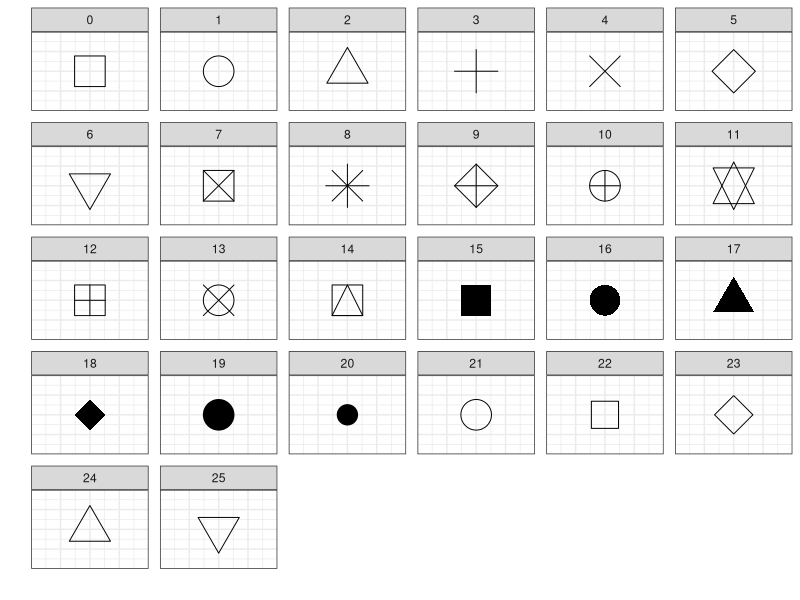
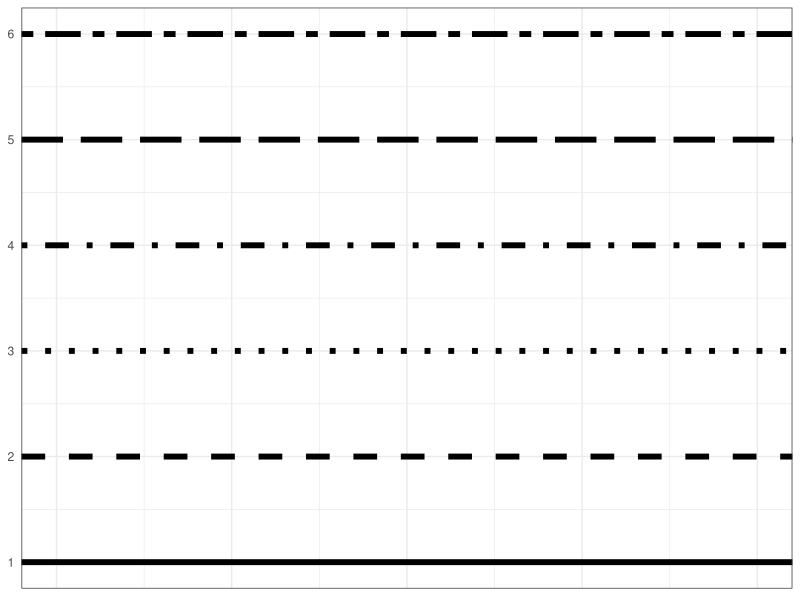
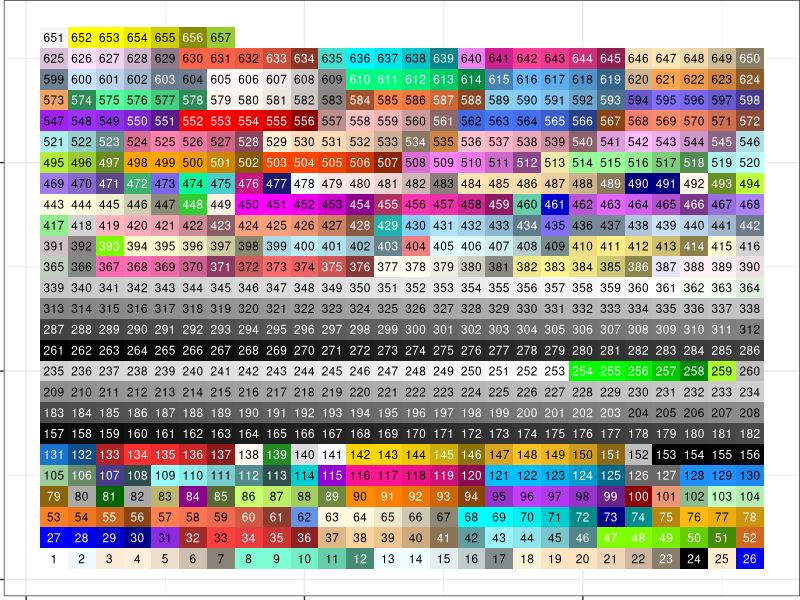
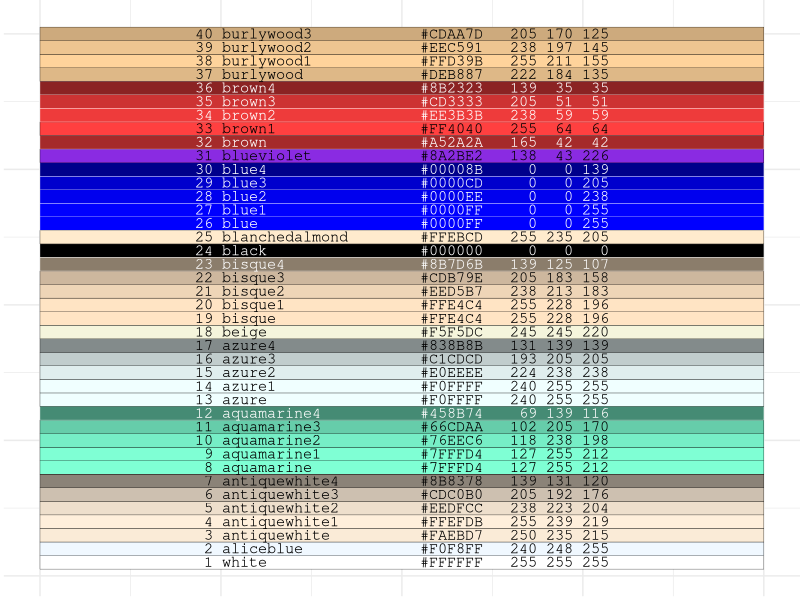
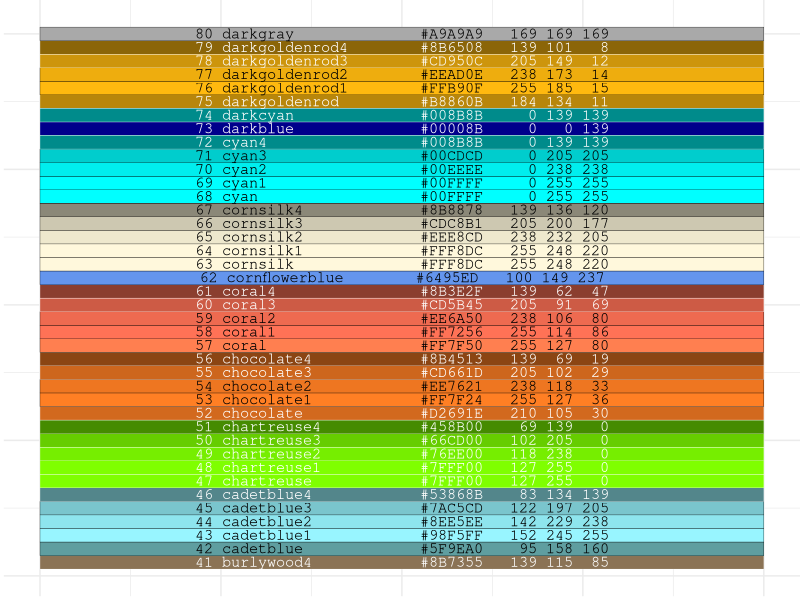
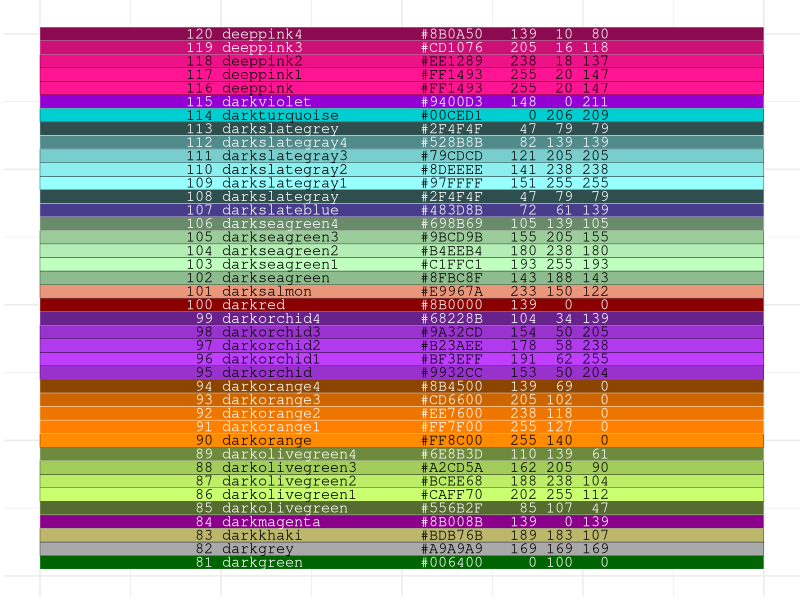
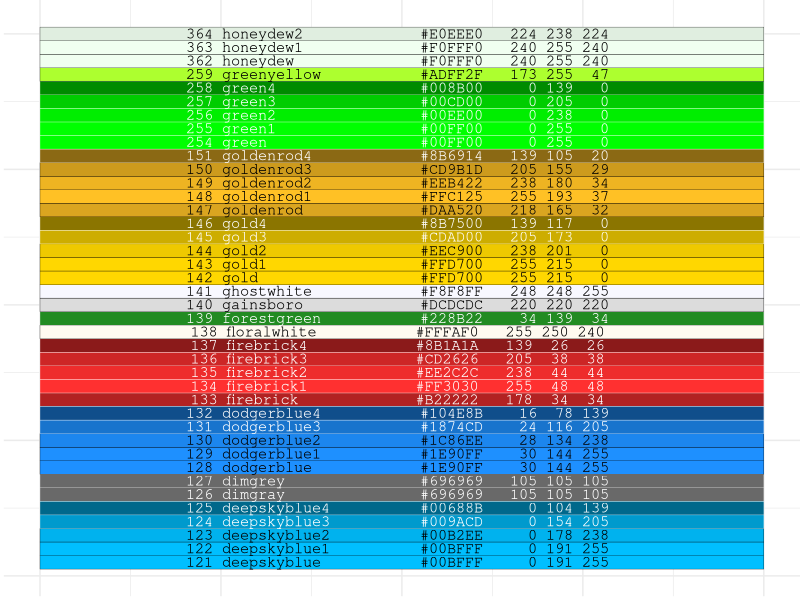
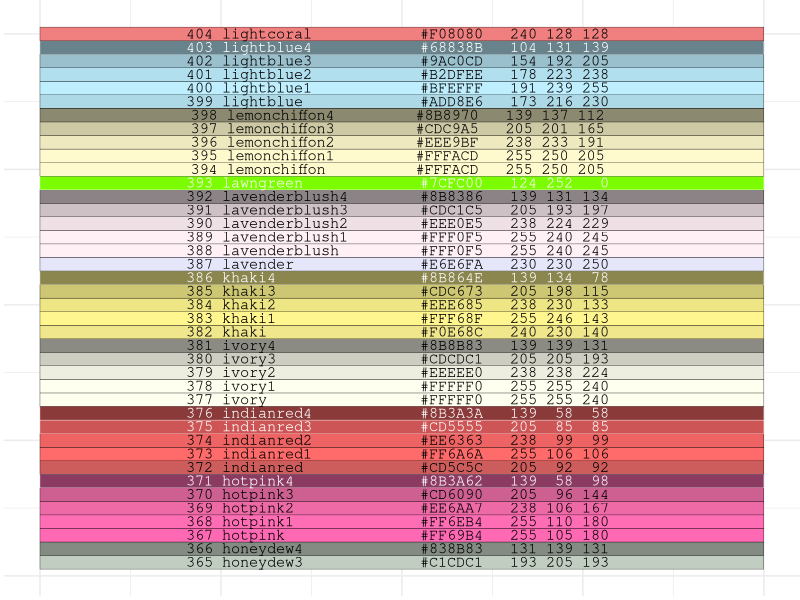

R code for these plots, in order: (Note: this script raises an error after producing the figures.)
## ---- chunk 1
library(ggplot2)
library(psych)
library(reshape2)
library(readxl)
library(tidyverse)
## ---- chunk 2
ls('package:ggplot2')[grep('geom_', ls('package:ggplot2'))]
## ---- chunk 3

## ---- chunk 4
ggplot(data=data.frame(x=c(0:25))) + geom_point(size=10, aes(x=x,y=x,shape=x)) +
    facet_wrap(~ x, scales='free') + xlab('') + ylab('') +
    scale_shape_identity() +
    theme_bw() +
    theme(axis.text.x=element_blank(), axis.text.y=element_blank(),
          axis.ticks=element_blank(), legend.position='none')
## ---- chunk 5
ggplot(data=data.frame(x=c(1:6))) + geom_hline(size=2, aes(yintercept=x, linetype=x)) +
    scale_linetype_identity() +
    scale_y_continuous(breaks=1:6) +
    xlab(NULL) + ylab(NULL) + xlim(c(0,100)) +
    theme_bw() +
    theme(axis.text.x=element_blank(), axis.ticks=element_blank(), legend.position='none')
## ---- chunk 6
#Borrowed (i.e. stollen) from http://research.stowers-institute.org/efg/R/Color/Chart/ColorChart.R
getColorHexAndDecimal <- function(color) {
    if(is.na(color)) {
        return(NA)
    } else {
        c <- col2rgb(color)
        return(sprintf("#%02X%02X%02X   %3d %3d %3d", c[1],c[2],c[3], c[1], c[2], c[3]))
    }
}

df <- data.frame(x=rep(1:26, 26), y=rep(1:26, each=26))
df$c <- NA
df[1:length(colors()),'c'] <- colors()
df <- df[!is.na(df$c),]
df$n <- NA
df[1:length(colors()),'n'] <- 1:length(colors())
df$r <- df$g <- df$b <- NA
df[1:length(colors()),c('r','g','b')] <- t(col2rgb(colors()))
df$text <- ifelse(apply(df[,c('r','g','b')], 1, sum) > (255*3/2), 'black', 'white')
df$hex <- lapply(df$c, getColorHexAndDecimal)
df$hex2 <- paste(format(df$n, width=3), format(df$c, width=(max(nchar(df$c))+1)), format(df$hex, width=(max(nchar(df$hex))+1)))

ggplot(df, aes(x=x, y=y, fill=c, label=n)) + geom_tile() + geom_text(aes(colour=text), size=3) +
    scale_fill_identity() +
    scale_colour_identity() +
    xlab(NULL) + ylab(NULL) +
    theme_bw() +
    theme(axis.text.x=element_blank(), 
          plot.margin=unit(c(0,0,0,0), "cm"),
          axis.text.y=element_blank(), 
          legend.position='none')

## ---- chunk 7
df2 <- df[!substr(df$c, 1, 4) %in% c('grey', 'gray'),]
df2 <- df2[order(df2$n),]
df2$n <- 1:nrow(df2)
## ---- chunk 8
ggplot(df2[1:40,], aes(x=1, y=n, fill=c, label=hex2, colour=text)) +
    geom_tile() + geom_text(family = 'mono') +
    scale_fill_identity() +
    scale_colour_identity() +
    xlab(NULL) + ylab(NULL) +
    theme_minimal() +
    theme(axis.text.x=element_blank(), plot.margin=unit(c(0,0,0,0), "cm"),
         axis.text.y=element_blank(), legend.position='none')
## ---- chunk 9
ggplot(df2[41:80,], aes(x=1, y=n, fill=c, label=hex2, colour=text)) +
    geom_tile() + geom_text(family = 'mono') +
    scale_fill_identity() +
    scale_colour_identity() +
    xlab(NULL) + ylab(NULL) +
    theme_minimal() +
    theme(axis.text.x=element_blank(), plot.margin=unit(c(0,0,0,0), "cm"),
         axis.text.y=element_blank(), legend.position='none')
## ---- chunk 10
ggplot(df2[81:120,], aes(x=1, y=n, fill=c, label=hex2, colour=text)) +
    geom_tile() + geom_text(family = 'mono') +
    scale_fill_identity() +
    scale_colour_identity() +
    xlab(NULL) + ylab(NULL) +
    theme_minimal() +
    theme(axis.text.x=element_blank(), plot.margin=unit(c(0,0,0,0), "cm"),
         axis.text.y=element_blank(), legend.position='none')
## ---- chunk 11
ggplot(df2[121:160,], aes(x=1, y=n, fill=c, label=hex2, colour=text)) +
    geom_tile() + geom_text(family = 'mono') +
    scale_fill_identity() +
    scale_colour_identity() +
    xlab(NULL) + ylab(NULL) +
    theme_minimal() +
    theme(axis.text.x=element_blank(), plot.margin=unit(c(0,0,0,0), "cm"),
         axis.text.y=element_blank(), legend.position='none')
## ---- chunk 12
ggplot(df2[161:200,], aes(x=1, y=n, fill=c, label=hex2, colour=text)) +
    geom_tile() + geom_text(family = 'mono') +
    scale_fill_identity() +
    scale_colour_identity() +
    xlab(NULL) + ylab(NULL) +
    theme_minimal() +
    theme(axis.text.x=element_blank(), plot.margin=unit(c(0,0,0,0), "cm"),
         axis.text.y=element_blank(), legend.position='none')
## ---- chunk 13
ggplot(df2[201:240,], aes(x=1, y=n, fill=c, label=hex2, colour=text)) +
    geom_tile() + geom_text(family = 'mono') +
    scale_fill_identity() +
    scale_colour_identity() +
    xlab(NULL) + ylab(NULL) +
    theme_minimal() +
    theme(axis.text.x=element_blank(), plot.margin=unit(c(0,0,0,0), "cm"),
         axis.text.y=element_blank(), legend.position='none')
## ---- chunk 14
ggplot(df2[241:280,], aes(x=1, y=n, fill=c, label=hex2, colour=text)) +
    geom_tile() + geom_text(family = 'mono') +
    scale_fill_identity() +
    scale_colour_identity() +
    xlab(NULL) + ylab(NULL) +
    theme_minimal() +
    theme(axis.text.x=element_blank(), plot.margin=unit(c(0,0,0,0), "cm"),
         axis.text.y=element_blank(), legend.position='none')
## ---- chunk 15
ggplot(df2[281:320,], aes(x=1, y=n, fill=c, label=hex2, colour=text)) +
    geom_tile() + geom_text(family = 'mono') +
    scale_fill_identity() +
    scale_colour_identity() +
    xlab(NULL) + ylab(NULL) +
    theme_minimal() +
    theme(axis.text.x=element_blank(), plot.margin=unit(c(0,0,0,0), "cm"),
         axis.text.y=element_blank(), legend.position='none')
## ---- chunk 16
ggplot(df2[321:360,], aes(x=1, y=n, fill=c, label=hex2, colour=text)) +
    geom_tile() + geom_text(family = 'mono') +
    scale_fill_identity() +
    scale_colour_identity() +
    xlab(NULL) + ylab(NULL) +
    theme_minimal() +
    theme(axis.text.x=element_blank(), plot.margin=unit(c(0,0,0,0), "cm"),
         axis.text.y=element_blank(), legend.position='none')
## ---- chunk 17
ggplot(df2[361:400,], aes(x=1, y=n, fill=c, label=hex2, colour=text)) +
    geom_tile() + geom_text(family = 'mono') +
    scale_fill_identity() +
    scale_colour_identity() +
    xlab(NULL) + ylab(NULL) +
    theme_minimal() +
    theme(axis.text.x=element_blank(), plot.margin=unit(c(0,0,0,0), "cm"),
         axis.text.y=element_blank(), legend.position='none')
## ---- chunk 18
ggplot(df2[401:440,], aes(x=1, y=n, fill=c, label=hex2, colour=text)) +
    geom_tile() + geom_text(family = 'mono') +
    scale_fill_identity() +
    scale_colour_identity() +
    xlab(NULL) + ylab(NULL) +
    theme_minimal() +
    theme(axis.text.x=element_blank(), plot.margin=unit(c(0,0,0,0), "cm"),
         axis.text.y=element_blank(), legend.position='none')
## ---- chunk 19
ggplot(df2[441:453,], aes(x=1, y=n, fill=c, label=hex2, colour=text)) +
    geom_tile() + geom_text(family = 'mono') +
    scale_fill_identity() +
    scale_colour_identity() +
    xlab(NULL) + ylab(NULL) +
    theme_minimal() +
    theme(axis.text.x=element_blank(), plot.margin=unit(c(0,0,0,0), "cm"),
         axis.text.y=element_blank(), legend.position='none')
## ---- chunk 20
data(tutoring, package='TriMatch')
str(tutoring)
## ---- chunk 21
ggplot(tutoring, aes(x = Age)) + geom_histogram()
## ---- chunk 22
ggplot(tutoring, aes(x = Age, fill = treat)) + geom_histogram()
## ---- chunk 23
ggplot(tutoring, aes(x = Age)) + geom_density()
## ---- chunk 24
ggplot(tutoring, aes(x = Age, color = treat)) + geom_density()
## ---- chunk 25
ggplot(tutoring, aes(x = Age, fill = treat)) + geom_density() +
  facet_wrap(~ treat, ncol = 1)
## ---- chunk 26
ggplot(tutoring, aes(x = Course)) + geom_bar()
## ---- chunk 27
ggplot(tutoring, aes(x = Course, fill = treat)) + geom_bar()
## ---- chunk 28
ggplot(tutoring, aes(x = Course, fill = treat)) + geom_bar(position = 'dodge')
## ---- chunk 29
ggplot(tutoring, aes(x = treat, y = GPA)) + geom_boxplot()
## ---- chunk 30
tab <- describeBy(tutoring$GPA, tutoring$treat, mat = TRUE)
ggplot(tutoring, aes(x = treat, y = GPA)) + geom_boxplot() + 
  geom_point(data = tab, aes(x = group1, y = mean), color = 'green', size = 4)
## ---- chunk 31
ggplot(tutoring, aes(x = treat, y = GPA)) + geom_violin()
## ---- chunk 32
ggplot(tutoring, aes(x = Age, y = GPA)) + geom_point()
## ---- chunk 33
ggplot(tutoring, aes(x = Age, y = GPA, color = Gender)) + geom_point()
## ---- chunk 34
tab <- describeBy(tutoring$Grade, tutoring$treat, mat = TRUE, skew = FALSE)
tab
## ---- chunk 35
ggplot(tab, aes(x = group1, y = mean)) + 
  geom_errorbar(aes(ymin = mean - (1.96*se), ymax = mean + (1.96* se))) +
  geom_point(size = 3, color = 'blue')
## ---- chunk 36
countries <- read_xlsx('../datasets/gapminder/Data Geographies - v1 - by Gapminder.xlsx', 
					    sheet = 2)
life_expectancy <- read_xlsx('../datasets/gapminder/lex-by-gapminder.xlsx', 
						sheet = 2)
population <- read_xlsx('../datasets/gapminder/Data Population - v5 - 1800 to 2100 World Regions and Countries by Gapminder.xlsx',	
						sheet = 'data-countries-etc-by-year-colu')
income <- read_xlsx('../datasets/gapminder/gdppc_cppp-by-gapminder.xlsx',
					    sheet = 2)
## ---- chunk 37
names(life_expectancy)[5:ncol(life_expectancy)] <- paste0('le_', 
							names(life_expectancy)[5:ncol(life_expectancy)])
names(income)[5:ncol(income)] <- paste0('income_', names(income)[5:ncol(income)])
names(population)[4:ncol(population)] <- as.character(as.integer(
              names(population)[4:ncol(population)]))
names(population)[4:ncol(population)] <- paste0('pop_', 
							names(population)[4:ncol(population)])
## ---- chunk 38
gapminder <- merge(countries, 
				   life_expectancy, 
				   by = 'geo', 
				   all.x = TRUE)
gapminder <- merge(gapminder,
				   income,
				   by = 'geo', 
				   all.x = TRUE)
gapminder <- merge(gapminder,
				   population,
				   by = 'geo',
				   all.x = TRUE)
nrow(gapminder)
ncol(gapminder)
## ---- chunk 39
year <- '2017' 
## ---- chunk 40
gapminder2 <- gapminder %>%
	rename(name = name.x) %>%
	select(geo, name, four_regions,
		   paste0('income_', year),
		   paste0('pop_', year),
		   paste0('le_', year)) %>%
	rename(income = paste0('income_', year),
		   population = paste0('pop_', year),
		   life_expectancy = paste0('le_', year))
## ---- chunk 41
income_levels <- c(2 * 356,
				   8 * 356,
				   32 * 356)
income_levels_df <- data.frame(
	position = c(0, income_levels),
	label = c('Level 1', 'Level 2', 'Level 3', 'Level 4')
)
## ---- chunk 42
ggplot(gapminder2, aes(x = income, y = life_expectancy, 
					   size = population, color = four_regions)) +
	geom_vline(xintercept = income_levels, alpha = 0.5) +
	geom_text(data = income_levels_df, aes(x = position, label = label), 
			   color = 'black', size = 3, y = 50, hjust = -0.1) +
	geom_point() +
	scale_x_log10(labels = function(x) { prettyNum(x, big.mark=',', scientific=F) }) +
	scale_color_brewer('Region', type = 'qual', palette = 6) +
	xlab('Income (GDP per capita, log transformed)') +
	ylab('Life Expectancy (in years)') +
	ggtitle('World Health Chart 2017', subtitle = 'Data Source: Gapminder') +
	theme_minimal()
